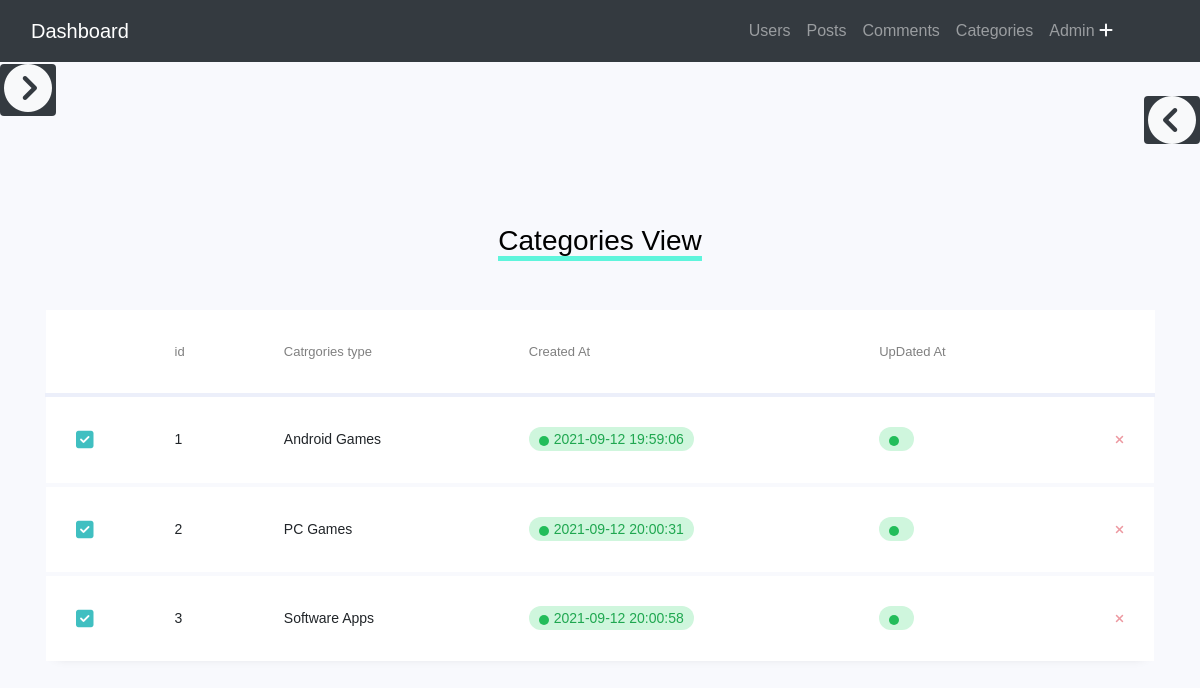
The app's page /admin/categories.php with its own data.
### tables this page shows
CREATE TABLE `categories` (
  `ID` int(11) NOT NULL,
  `title` varchar(255) NOT NULL,
  `descriptions` text NOT NULL,
  `status` enum('0','1') NOT NULL,
  `create_at` timestamp NULL DEFAULT NULL,
  `update_at` timestamp NULL DEFAULT NULL
);

### admin/categories.php (the view, shortened to what this page needs)
<?php
  include("includes/db/db.php");
?>
<!DOCTYPE html>
<html lang="en">
<head>
    <link rel="stylesheet" href="https://cdn.jsdelivr.net/npm/bootstrap-icons@1.5.0/font/bootstrap-icons.css">
    <link href="https://cdn.jsdelivr.net/npm/bootstrap@5.1.1/dist/css/bootstrap.min.css" rel="stylesheet">
    <link rel="stylesheet" href="includes/assets/css/style1.css">
</head>
<body>
<?php
    include("includes/templates/navbar.php");
    include("includes/templates/aside_menu.php");
?>
<section class="ftco-section">
        <div class="container">
            <div class="row justify-content-center">
                <div class="col-md-6 text-center mb-5 mt-5">
                    <span class="heading-section h1 user_dfgdfgd">Categories View</span>
                </div>
            </div>
            <div class="row">
                <div class="col-md-12">
                    <div class="table-wrap">
                        <table class="table table-responsive-xl">
                            <thead>
                                <tr>
                                    <th>&nbsp;</th>
                                    <th>id</th>
                                    <th>Catrgories type</th>
                                    <th>Created At</th>
                                    <th>UpDated At</th>
                                    <th>&nbsp;</th>
                                </tr>
                            </thead>
                            <tbody>
                            <?php
                                    $get_catgor=$connections->prepare("SELECT * FROM categories");
                                    $get_catgor->execute();
                                    $catgors__=$get_catgor->fetchAll();
                                    foreach($catgors__ as $catgor__){
                            ?>
                                <tr class="alert" role="alert">
                                    <td>
                                    </td>
                                    <td class=""><span class="active"><?php echo $catgor__['ID']?></span></td>
                                    <td><?php echo $catgor__['title']?></td>
                                    <td class="status"><span class="active"><?php echo $catgor__['create_at']?></span></td>
                                    <td class="status"><span class="active"><?php echo $catgor__['update_at']?></span></td>
                                    <td>
                                        <a href="?categories=deleted&categorid=<?php echo $catgor__['ID']?>">
                                            <button type="button" class="close" data-dismiss="alert" aria-label="Close">
                                                <span aria-hidden="true"><i class="fa fa-close"></i></span>
                                            </button>
                                        </a>
                                    </td>
                                </tr>
                                <?php
                                    }
                                ?>
                            </tbody>
                        </table>
                    </div>
                </div>
            </div>
        </div>
    </section>
<?php
    include("includes/templates/footer.php");
?>

### admin/includes/assets/css/style1.css (style rules this page uses)
body::before { content: ""; display: block; height: 60px; }
* { transition: all 0.5s ease ; perspective-origin: 500px; }
.close { left: 0%; top: 0%; cursor: pointer; }

### records on screen
categories: ID "1", title "Android Games", create_at "2021-09-12 19:59:06"
categories: ID "2", title "PC Games", create_at "2021-09-12 20:00:31"
categories: ID "3", title "Software Apps", create_at "2021-09-12 20:00:58"
